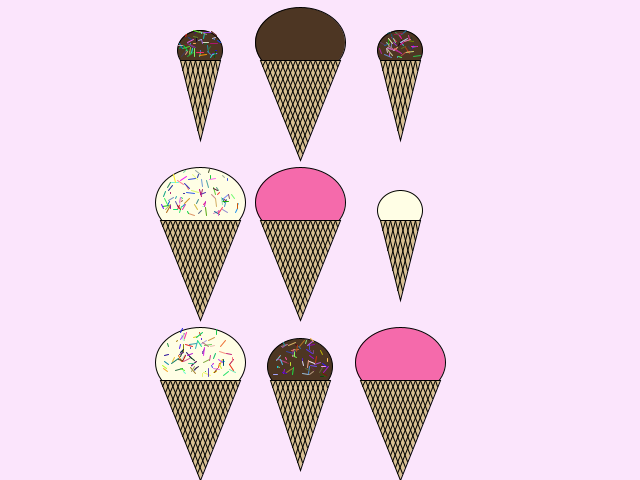
Frame 1 (no input)
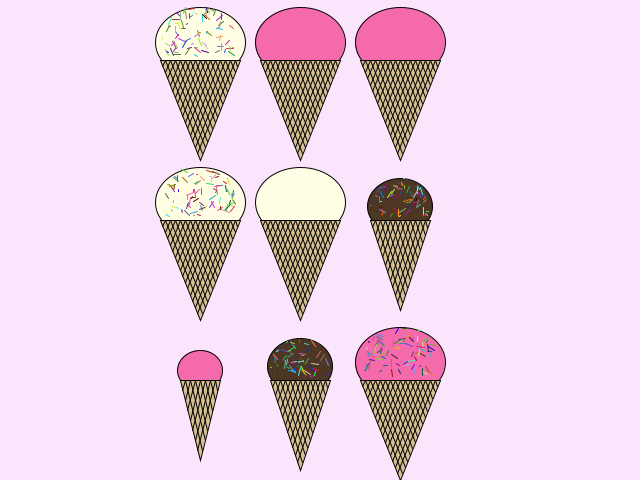
Frame 2 (the mouse pressed at the canvas centre, redrawn once)

The Processing sketch that drew these frames (run headless with seeded random() and noise(); the mouse was pressed at the canvas centre and the sketch redrawn once):

// Processing sketch: processing_21140
// ── processing_21140.pde

/*Sarah Scialli
  HW 4- "Iterate"
*/

color strawberry = color(245, 106, 171);
color chocolate = color(77,54,35);
color vanilla = color(255,254, 229);
color cone = color(216,192, 146);

//small, med large sizes
//strawberry chocolate, vanilla
//sprinkes or no sprinkles

void setup(){
  size(640,480);
  smooth();  
  stroke(3);
  ellipseMode(CENTER);
  noLoop();
}
void draw(){
  background(251,229,252);
  for(int i =200;i<500; i+= 100){
    for(int j = 60; j<height; j+=160){
      int flavor = chooseFlavor(int(random(0,3)));
      String size = chooseSize(int(random(0,3)));
      int sprinkles = int(random(0,2));
      iceCream(size,i,j, flavor, sprinkles);  
    }
  }
  
}

String chooseSize(int x){ 
   switch(x){
     case 0:
       return "small";
     case 1:
       return "med";
     case 2:
       return "large";
   }
   return "error";
}

color chooseFlavor(int x){
   switch(x){
     case 0:
       return strawberry;
     case 1:
       return chocolate;
     case 2:
       return vanilla;
   }
   return color(0,0,0);
}

void iceCream(String i, float x, float y, color flavor, int sprinkles){
  float w = 0;
  float h = 0;
  float scoopW = 0;
  float scoopH = 0;
  if( i == "small"){
    w = 40;
    h = 80;
    scoopW = 45;
    scoopH = 40;
  }
  else if(i == "med"){
    w = 60;
    h = 90;
    scoopW = 65;
    scoopH = 55;
  }
  else{
    w = 80;
    h = 100;
    scoopW = 90;
    scoopH = 70;    
  }
  scoop(x,y,scoopW, scoopH, flavor, sprinkles, i);
  makeCone(x,y,w, h); 
}


//draw the cone
//x and y are center of top of cone
//w and h are width and height
void makeCone(float x,float y, float w, float h){
  fill(cone);
  float topLeftX = x -(0.5 * w);
  float topRightX = x +(0.5 * w);
  beginShape();
  vertex(topLeftX,y);
  vertex(topRightX,y);
  vertex(x,y+h);
  endShape(CLOSE);
  for (float i = topLeftX + 5; i< topRightX; i+=5){
   line(i,y,0.5 * (x + i) + (0.25 * w), h * x/w + y + 0.5 * h - h * i/w);

  }
  for (float i = topRightX -5; i>topLeftX; i-=5){
    line(i,y,0.5 * (x + i) - (0.25 * w), -h * x/w + y + 0.5 * h + h * i/w);
  } 
}

//draw the scoop
void scoop(float x,float y, float w, float h, color c, int sprinkles, String itsSize){
  fill(c);
  ellipse(x, y- 0.25 *h, w, h);
  if(sprinkles==1){
    sprinkles(x,y-0.25*h, w, h, itsSize);  
  }
}

//draw the sprinkles
void sprinkles(float x, float y, float w, float h, String itsSize){
  float top = y -0.5 * h;
  float bottom = y + 0.2 * h;
  float left = x - 0.5 * w;
  float right = x+0.5 * w;
  int amount = 0;
  if(itsSize == "small")
    amount = 50;
  else if(itsSize == "med")
    amount = 60;
  else{
    amount = 80;
  }
  for(int i = 0; i< amount; i++){
    stroke(random(255), random(255), random(255));
      boolean drawn = false;
      while(!drawn){
        float x1 = random(left, right);
        float y1 = random(top, bottom);
        float x2 = random(left, right);
        float y2 = random(top, bottom);
        if((dist (x1,y1, x,y) < 0.55 * h) && (dist(x2,y2, x,y) < 0.55 *h)){
          if(dist(x1, y1, x2, y2) < 8){
            line(x1, y1, x2,y2);   
            drawn = true;
          }
        }
      }
  }
  stroke(0);
  
}
